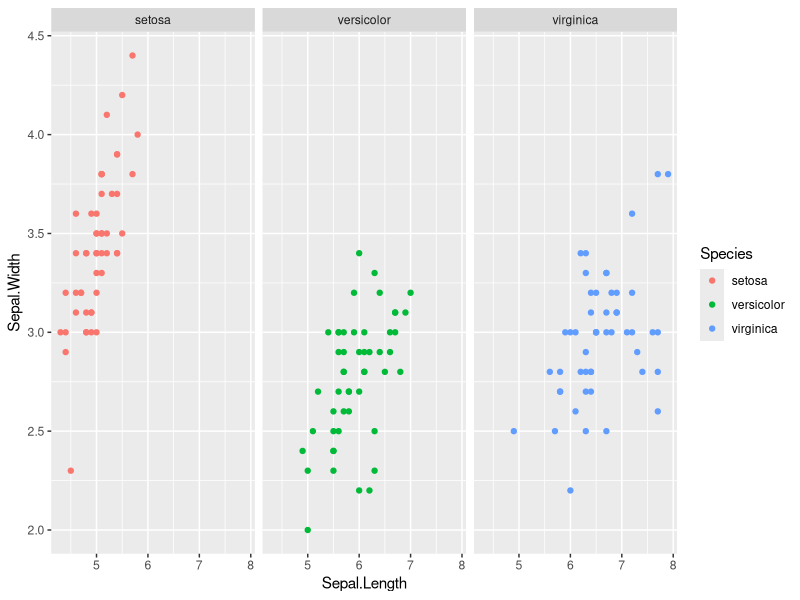

Write R code to recreate this figure. (Note: this script raises an error after producing the figure.)
## ---- chunk 1

library(ggplot2)

ggplot(iris, aes(Sepal.Length,Sepal.Width, color=Species))+geom_point()+facet_wrap(~Species)
theme_light()

## ---- chunk 2
library(ggplot2)

ggplot(iris,
        aes(Petal.Length,
           Petal.Width,
           color=Species)) +
  geom_contour()
